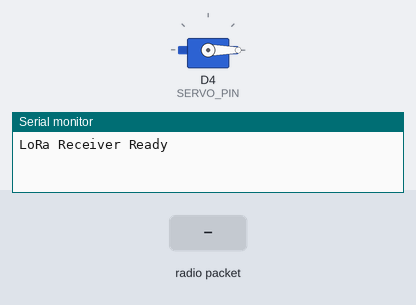
The sketch below on a simulated ESP8266 (NodeMCU). Shown: servo, the last lines printed to the serial monitor. The inputs (shaded band) are chosen by the test bench. No radio packets arrive unless stated.

Above: at 1.2 s.
1.3 s: radio packet "ON" arrives
At 2.4 s:
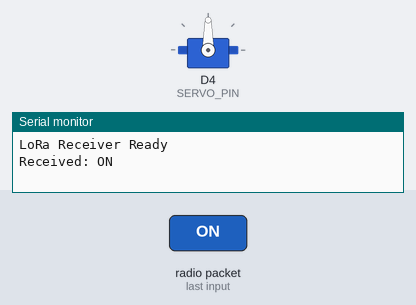
2.8 s: radio packet "OFF" arrives
At 3.5 s:
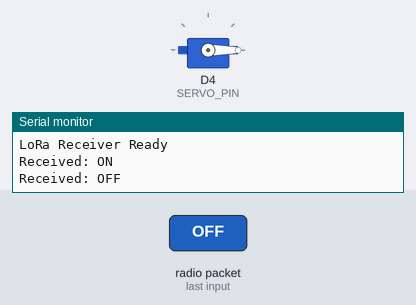
Timing chart, 0 to 5.8 s (numbered marks = the images above; inputs shaded):
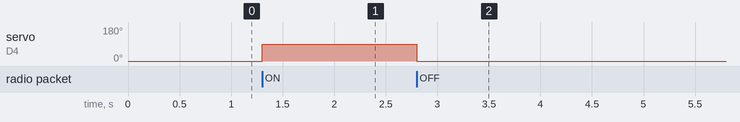

Measured:
- after the input at 1.3 s, servo on D4 (SERVO_PIN): 0° → 90° at once
- after the input at 2.8 s, servo on D4 (SERVO_PIN): 90° → 0° at once

The sketch:

rx.ino
```cpp
#include <SPI.h>
#include <LoRa.h>
#include <Servo.h>

#define SERVO_PIN D4       // GPIO2
#define LORA_CS   D8
#define LORA_RST  -1
#define LORA_IRQ  D2

Servo myServo;

void setup() {
  Serial.begin(9600);
  myServo.attach(SERVO_PIN);
  myServo.write(0);  // Vị trí ban đầu

  LoRa.setPins(LORA_CS, LORA_RST, LORA_IRQ);
  if (!LoRa.begin(433E6)) {
    Serial.println("LoRa init failed!");
    while (1);
  }
  Serial.println("LoRa Receiver Ready");
}

void loop() {
  int packetSize = LoRa.parsePacket();
  if (packetSize) {
    String cmd = "";
    while (LoRa.available()) {
      cmd += (char)LoRa.read();
    }

    Serial.print("Received: ");
    Serial.println(cmd);

    if (cmd == "ON") {
      myServo.write(90);
    } else if (cmd == "OFF") {
      myServo.write(0);
    }

    // Gửi lại ACK
    delay(100);  // Chờ để tránh xung đột tần số
    LoRa.beginPacket();
    LoRa.print("ACK");
    LoRa.endPacket();
  }
}
```
